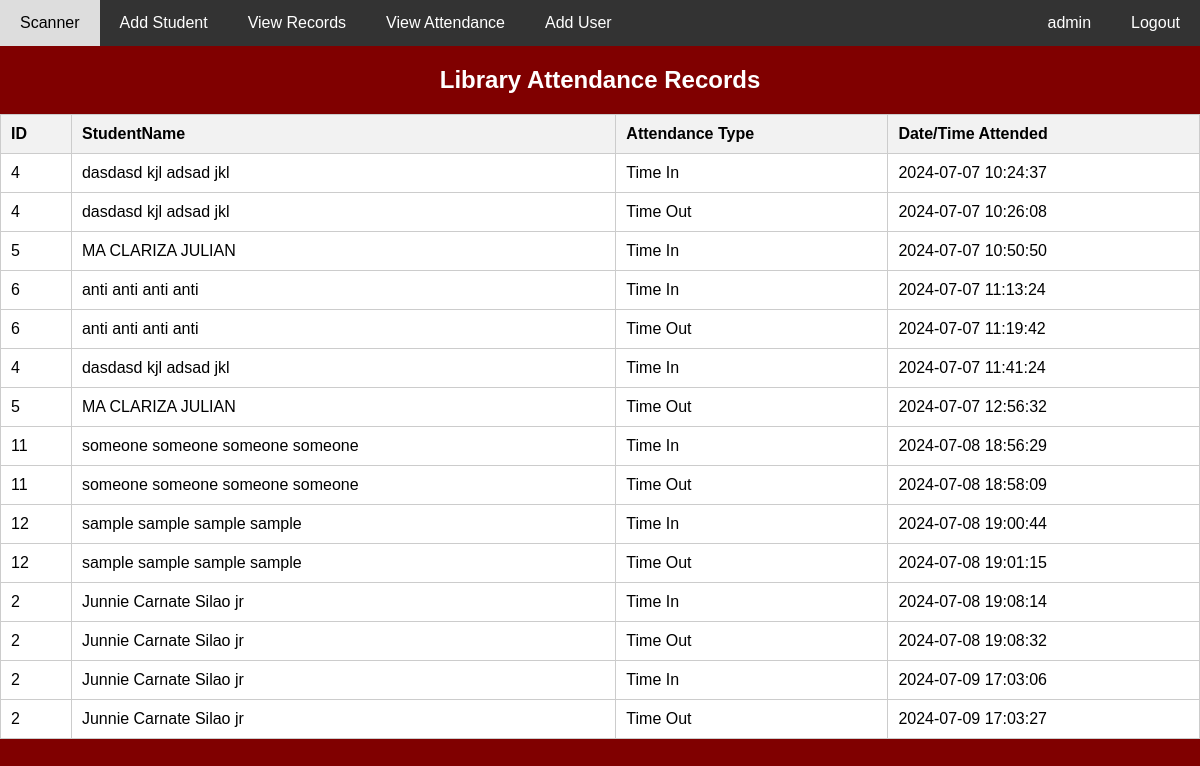
/view_attendance.php (signed in), run on the app's committed database.
### tables this page shows
CREATE TABLE IF NOT EXISTS `attendance` (
  `Id` int NOT NULL AUTO_INCREMENT,
  `AttendeeId` int DEFAULT NULL,
  `DateAttended` datetime DEFAULT NULL,
  `AttendanceType` int DEFAULT NULL,
  PRIMARY KEY (`Id`)
);

CREATE TABLE IF NOT EXISTS `attendee` (
  `Id` int NOT NULL AUTO_INCREMENT,
  `FirstName` varchar(128) DEFAULT NULL,
  `MiddleName` varchar(128) DEFAULT NULL,
  `LastName` varchar(128) DEFAULT NULL,
  `NameExt` varchar(45) DEFAULT NULL,
  `Course` int DEFAULT NULL,
  `Year` int DEFAULT NULL,
  `DateEnrolled` datetime DEFAULT NULL,
  `SchoolId` varchar(128) DEFAULT NULL,
  `ImagePath` varchar(999) DEFAULT NULL,
  PRIMARY KEY (`Id`)
);

CREATE TABLE IF NOT EXISTS `attendancetype` (
  `Id` int NOT NULL AUTO_INCREMENT,
  `TypeName` varchar(128) DEFAULT NULL,
  PRIMARY KEY (`Id`)
);

### view_attendance.php (the view, shortened to what this page needs)
<!DOCTYPE html>
<html lang="en">
<head>
<link rel="stylesheet" href="styles/navbar_style.css">
</head>
<body>
<div class="navbar">
        <a href="index.php">Scanner</a>
        <a href="AddAttendee.php">Add Student</a>
        <a href="view_records.php">View Records</a>
        <a href="view_attendance.php">View Attendance</a>
        <a href="logout.php" style="float: right;">Logout</a>
        <?php
            if (!isset($_SESSION['username'])) {
                header("Location: login.html");
                exit;
            }else{
                echo '<a href="" style="float: right; pointer-events: none;">' . $_SESSION['username'] . '</a>';
                if(isset($_SESSION['usertype'])){
                    if($_SESSION['usertype'] == "Administrator")
                        echo '<a href="NewUser.php">Add User</a>';
                }
            }
        ?>
    </div>
<h2 style="text-align: center;">Library Attendance Records</h2>
<?php
$servername = "localhost";
$username = "root";
$password = "root";
$dbname = "LAMS";
$conn = new mysqli($servername, $username, $password, $dbname);
$sql = "select C.Id , concat(C.FirstName , ' ' , C.MiddleName , ' ' , C.LastName , ' ' , C.NameExt) as fullName,
B.TypeName , A.DateAttended
from Attendance A inner join AttendanceType B on A.AttendanceType = B.Id inner join Attendee C on A.AttendeeId = C.Id";
$result = $conn->query($sql);
if ($result->num_rows > 0) {
    echo '<table>';
    echo '<tr><th>ID</th><th>StudentName</th><th>Attendance Type</th><th>Date/Time Attended</th></tr>';
    while($row = $result->fetch_assoc()) {
        echo '<tr>';
        echo '<td>' . $row["Id"] . '</td>';
        echo '<td>' . $row["fullName"] . '</td>';
        echo '<td>' . $row["TypeName"] . '</td>';
        echo '<td>' . $row["DateAttended"] . '</td>';
        echo '</tr>';
    }
    echo '</table>';
} else {
    echo '<p style="text-align: center;">No records found</p>';
}
?>
</body>
</html>

### styles/navbar_style.css (style rules this page uses)
body { font-family: Arial, sans-serif; margin: 0; padding: 0; }
.navbar { overflow: hidden; background-color: #333; }
.navbar a { float: left; display: block; color: white; text-align: center; padding: 14px 20px; text-decoration: none; }

### view_attendance.php (style rules this page uses)
body { background-color: #800000; }
table { background-color: white; width: 100%; border-collapse: collapse; margin: 20px auto; }
table, th, td { border: 1px solid #ccc; }
th, td { padding: 10px; text-align: left; }
th { background-color: #f2f2f2; }
h2 { color: white; }

### data on the page
attendance: AttendeeId.Id "4", fullName "dasdasd kjl adsad jkl", attendancetype.TypeName "Time In", DateAttended "2024-07-07 10:24:37"
attendance: AttendeeId.Id "4", fullName "dasdasd kjl adsad jkl", attendancetype.TypeName "Time Out", DateAttended "2024-07-07 10:26:08"
attendance: AttendeeId.Id "5", fullName "MA CLARIZA JULIAN", attendancetype.TypeName "Time In", DateAttended "2024-07-07 10:50:50"
attendance: AttendeeId.Id "6", fullName "anti anti anti anti", attendancetype.TypeName "Time In", DateAttended "2024-07-07 11:13:24"
attendance: AttendeeId.Id "6", fullName "anti anti anti anti", attendancetype.TypeName "Time Out", DateAttended "2024-07-07 11:19:42"
attendance: AttendeeId.Id "4", fullName "dasdasd kjl adsad jkl", attendancetype.TypeName "Time In", DateAttended "2024-07-07 11:41:24"
attendance: AttendeeId.Id "5", fullName "MA CLARIZA JULIAN", attendancetype.TypeName "Time Out", DateAttended "2024-07-07 12:56:32"
attendance: AttendeeId.Id "11", fullName "someone someone someone someone", attendancetype.TypeName "Time In", DateAttended "2024-07-08 18:56:29"
attendance: AttendeeId.Id "11", fullName "someone someone someone someone", attendancetype.TypeName "Time Out", DateAttended "2024-07-08 18:58:09"
attendance: AttendeeId.Id "12", fullName "sample sample sample sample", attendancetype.TypeName "Time In", DateAttended "2024-07-08 19:00:44"
attendance: AttendeeId.Id "12", fullName "sample sample sample sample", attendancetype.TypeName "Time Out", DateAttended "2024-07-08 19:01:15"
attendance: AttendeeId.Id "2", fullName "Junnie Carnate Silao jr", attendancetype.TypeName "Time In", DateAttended "2024-07-08 19:08:14"
attendance: AttendeeId.Id "2", fullName "Junnie Carnate Silao jr", attendancetype.TypeName "Time Out", DateAttended "2024-07-08 19:08:32"
attendance: AttendeeId.Id "2", fullName "Junnie Carnate Silao jr", attendancetype.TypeName "Time In", DateAttended "2024-07-09 17:03:06"
attendance: AttendeeId.Id "2", fullName "Junnie Carnate Silao jr", attendancetype.TypeName "Time Out", DateAttended "2024-07-09 17:03:27"

### other printed values
$_SESSION['username'] "admin"
